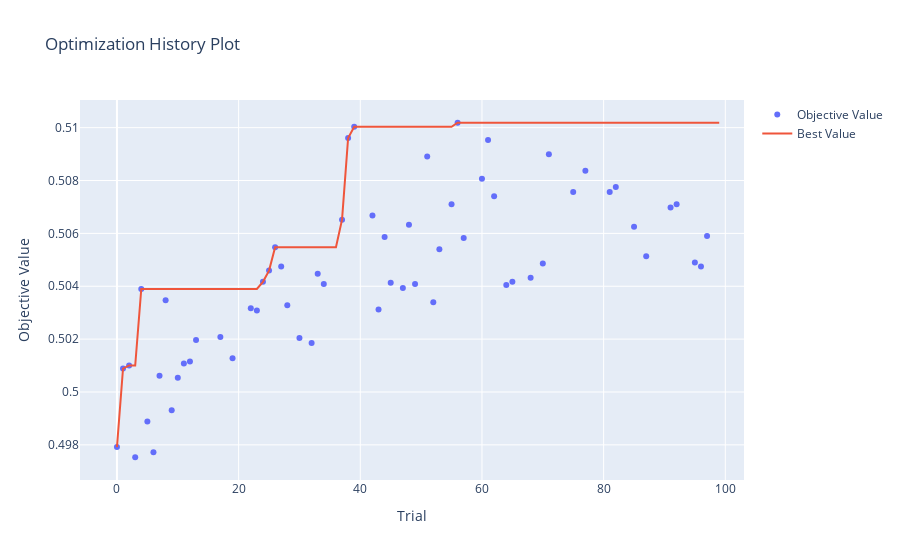
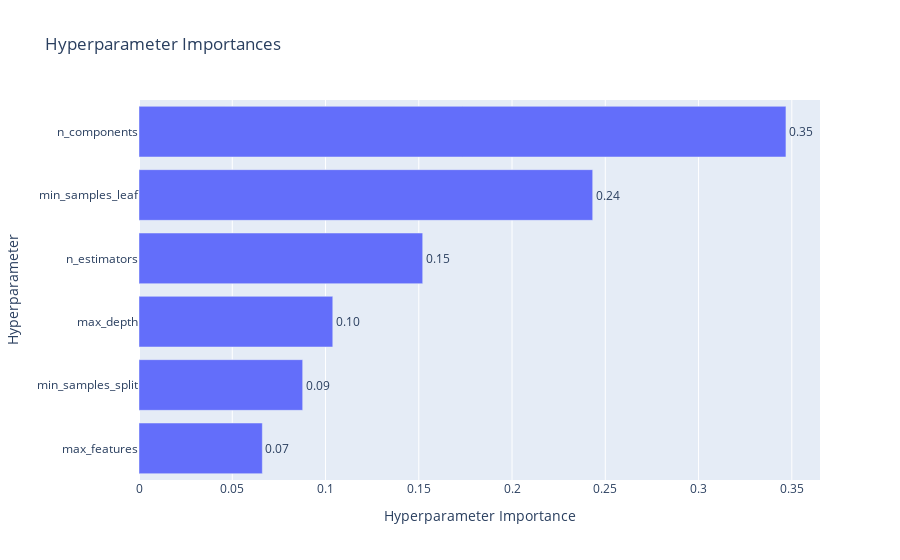
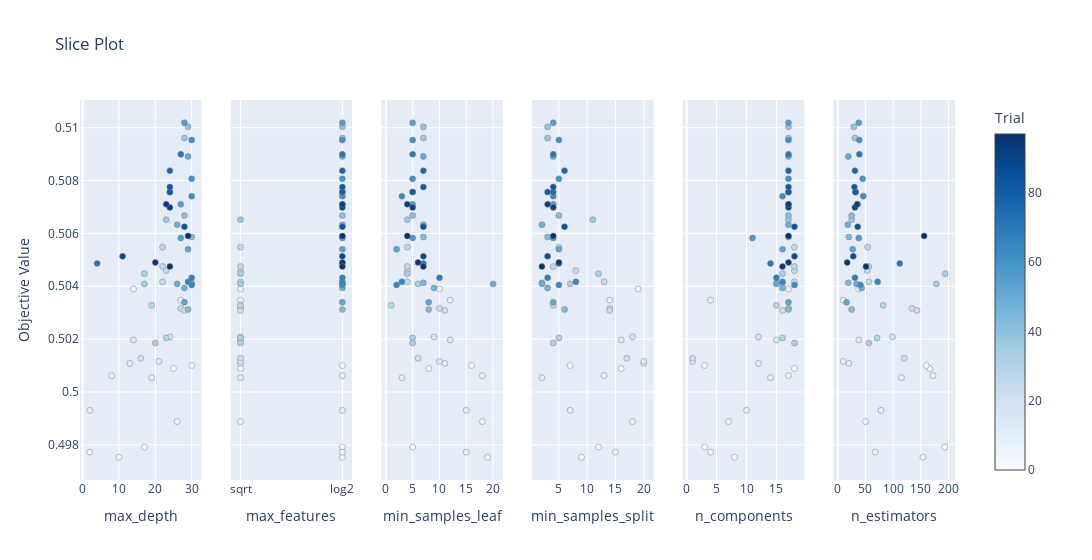

Here is the notebook cell these charts were saved with, in order:
### Code cell
import numpy as np
import joblib  # for saving the model
from sklearn.model_selection import train_test_split
from sklearn.preprocessing import StandardScaler
from sklearn.metrics import accuracy_score
from sklearn.decomposition import PCA
from sklearn.ensemble import RandomForestClassifier
import optuna
import optuna.visualization as vis

n = 18

X = np.load('Datasets/kryptonite-%s-X.npy' % (n))
y = np.load('Datasets/kryptonite-%s-y.npy' % (n))

X_train_total, X_test, y_train_total, y_test = train_test_split(X, y, test_size=0.1, random_state=42)  # 10% of all data for final model evaluation

# To hold the best model and accuracy score
best_model = None
best_accuracy = -1

def objective(trial):
    global best_model, best_scaler, best_accuracy, best_pca

    # Shuffle and split data
    X_train, X_val, y_train, y_val = train_test_split(X_train_total, y_train_total, test_size=0.8, random_state=42)

    # Feature scaling
    scaler = StandardScaler()
    X_train_scaled = scaler.fit_transform(X_train)
    X_val_scaled = scaler.transform(X_val)

    # PCA dimensionality reduction
    pca = PCA(n_components=trial.suggest_int('n_components', 1, X_train_scaled.shape[1]))
    X_train_scaled = pca.fit_transform(X_train_scaled)
    X_val_scaled = pca.transform(X_val_scaled)

    # Random Forest Classifier parameters
    classifier = RandomForestClassifier(
        n_estimators=trial.suggest_int('n_estimators', 10, 200),
        max_depth=trial.suggest_int('max_depth', 1, 30),
        min_samples_split=trial.suggest_int('min_samples_split', 2, 20),
        min_samples_leaf=trial.suggest_int('min_samples_leaf', 1, 20),
        max_features=trial.suggest_categorical('max_features', ['sqrt', 'log2']),
        random_state=42,
        n_jobs=-1
    )

    # Train the classifier
    classifier.fit(X_train_scaled, y_train)

    # Evaluate on the validation set
    y_val_pred = classifier.predict(X_val_scaled)
    val_accuracy = accuracy_score(y_val, y_val_pred)

    # Report validation accuracy for pruning
    trial.report(val_accuracy, step=0)

    # Check if the trial should be pruned
    if trial.should_prune():
        raise optuna.TrialPruned()

    # If this is the best model so far, save it
    if val_accuracy > best_accuracy:
        best_accuracy = val_accuracy
        best_model = classifier  # Update the best model
        best_scaler = scaler
        best_pca = pca
        # Save the best model
        joblib.dump(best_model, 'best_rf_model.joblib')
        print(f"New best model saved with accuracy: {best_accuracy:.4f}")

    return val_accuracy

# Create a study object with a pruner
pruner = optuna.pruners.MedianPruner(n_startup_trials=10)
study = optuna.create_study(direction="maximize", pruner=pruner)

# Optimize the objective function
study.optimize(objective, n_trials=100)

print("Best hyperparameters:", study.best_params)
print("Best value:", study.best_value)
# print("Best model saved as 'best_rf_model_dim_{n}.joblib'.")

# Optional: Visualize optimization results
vis.plot_optimization_history(study).show()
vis.plot_param_importances(study).show()
vis.plot_slice(study).show()

# Evaluate on the test set
X_test_scaled = best_scaler.transform(X_test)
X_test_scaled = best_pca.transform(X_test_scaled)
y_test_pred = best_model.predict(X_test_scaled)
test_accuracy = accuracy_score(y_test, y_test_pred)
print(f"Test Accuracy: {test_accuracy:.4f}")

### Figure 1 — Plotly figure (JSON) as saved in the notebook; plotly's stock layout.template omitted (floating-point values rounded to 4 significant figures)
{"data": [{"mode": "markers", "name": "Objective Value", "type": "scatter", "x": [0, 1, 2, 3, 4, 5, 6, 7, 8, 9, 10, 11, 12, 13, 17, 19, 22, 23, 24, 25, 26, 27, 28, 30, 32, 33, 34, 37, 38, 39, 42, 43, 44, 45, 47, 48, 49, 51, 52, 53, 55, 56, 57, 60, 61, 62, 64, 65, 68, 70, 71, 75, 77, 81, 82, 85, 87, 91, 92, 95, 96, 97], "y": [0.4979, 0.5009, 0.501, 0.4975, 0.5039, 0.4989, 0.4977, 0.5006, 0.5035, 0.4993, 0.5005, 0.5011, 0.5012, 0.502, 0.5021, 0.5013, 0.5032, 0.5031, 0.5042, 0.5046, 0.5055, 0.5047, 0.5033, 0.502, 0.5019, 0.5045, 0.5041, 0.5065, 0.5096, 0.51, 0.5067, 0.5031, 0.5059, 0.5041, 0.5039, 0.5063, 0.5041, 0.5089, 0.5034, 0.5054, 0.5071, 0.5102, 0.5058, 0.5081, 0.5095, 0.5074, 0.5041, 0.5042, 0.5043, 0.5049, 0.509, 0.5076, 0.5084, 0.5076, 0.5078, 0.5062, 0.5051, 0.507, 0.5071, 0.5049, 0.5047, 0.5059]}, {"mode": "lines", "name": "Best Value", "type": "scatter", "x": [0, 1, 2, 3, 4, 5, 6, 7, 8, 9, 10, 11, 12, 13, 14, 15, 16, 17, 18, 19, 20, 21, 22, 23, 24, 25, 26, 27, 28, 29, 30, 31, 32, 33, 34, 35, 36, 37, 38, 39, 40, 41, 42, 43, 44, 45, 46, 47, 48, 49, 50, 51, 52, 53, 54, 55, 56, 57, 58, 59, 60, 61, 62, 63, 64, 65, 66, 67, 68, 69, 70, 71, 72, 73, 74, 75, 76, 77, 78, 79, 80, 81, 82, 83, 84, 85, 86, 87, 88, 89, 90, 91, 92, 93, 94, 95, 96, 97, 98, 99], "y": [0.4979, 0.5009, 0.501, 0.501, 0.5039, 0.5039, 0.5039, 0.5039, 0.5039, 0.5039, 0.5039, 0.5039, 0.5039, 0.5039, 0.5039, 0.5039, 0.5039, 0.5039, 0.5039, 0.5039, 0.5039, 0.5039, 0.5039, 0.5039, 0.5042, 0.5046, 0.5055, 0.5055, 0.5055, 0.5055, 0.5055, 0.5055, 0.5055, 0.5055, 0.5055, 0.5055, 0.5055, 0.5065, 0.5096, 0.51, 0.51, 0.51, 0.51, 0.51, 0.51, 0.51, 0.51, 0.51, 0.51, 0.51, 0.51, 0.51, 0.51, 0.51, 0.51, 0.51, 0.5102, 0.5102, 0.5102, 0.5102, 0.5102, 0.5102, 0.5102, 0.5102, 0.5102, 0.5102, 0.5102, 0.5102, 0.5102, 0.5102, 0.5102, 0.5102, 0.5102, 0.5102, 0.5102, 0.5102, 0.5102, 0.5102, 0.5102, 0.5102, 0.5102, 0.5102, 0.5102, 0.5102, 0.5102, 0.5102, 0.5102, 0.5102, 0.5102, 0.5102, 0.5102, 0.5102, 0.5102, 0.5102, 0.5102, 0.5102, 0.5102, 0.5102, 0.5102, 0.5102]}, {"marker": {"color": "#cccccc"}, "mode": "markers", "name": "Infeasible Trial", "showlegend": false, "type": "scatter", "x": [], "y": []}], "layout": {"title": {"text": "Optimization History Plot"}, "xaxis": {"title": {"text": "Trial"}}, "yaxis": {"title": {"text": "Objective Value"}}}}

### Figure 2 — Plotly figure (JSON) as saved in the notebook; plotly's stock layout.template omitted (floating-point values rounded to 4 significant figures)
{"data": [{"cliponaxis": false, "hovertemplate": ["max_features (CategoricalDistribution): 0.06612506597412476<extra></extra>", "min_samples_split (IntDistribution): 0.08775908622224517<extra></extra>", "max_depth (IntDistribution): 0.10389381548099647<extra></extra>", "n_estimators (IntDistribution): 0.15211164037719857<extra></extra>", "min_samples_leaf (IntDistribution): 0.24324902575462531<extra></extra>", "n_components (IntDistribution): 0.34686136619080987<extra></extra>"], "name": "Objective Value", "orientation": "h", "text": ["0.07", "0.09", "0.10", "0.15", "0.24", "0.35"], "textposition": "outside", "type": "bar", "x": [0.06613, 0.08776, 0.1039, 0.1521, 0.2432, 0.3469], "y": ["max_features", "min_samples_split", "max_depth", "n_estimators", "min_samples_leaf", "n_components"]}], "layout": {"title": {"text": "Hyperparameter Importances"}, "xaxis": {"title": {"text": "Hyperparameter Importance"}}, "yaxis": {"title": {"text": "Hyperparameter"}}}}

### Figure 3 — Plotly figure (JSON) as saved in the notebook; plotly's stock layout.template omitted (floating-point values rounded to 4 significant figures)
{"data": [{"marker": {"color": [0, 1, 2, 3, 4, 5, 6, 7, 8, 9, 10, 11, 12, 13, 17, 19, 22, 23, 24, 25, 26, 27, 28, 30, 32, 33, 34, 37, 38, 39, 42, 43, 44, 45, 47, 48, 49, 51, 52, 53, 55, 56, 57, 60, 61, 62, 64, 65, 68, 70, 71, 75, 77, 81, 82, 85, 87, 91, 92, 95, 96, 97], "colorbar": {"title": {"text": "Trial"}, "x": 1, "xpad": 40}, "colorscale": [[0, "rgb(247,251,255)"], [0.125, "rgb(222,235,247)"], [0.25, "rgb(198,219,239)"], [0.375, "rgb(158,202,225)"], [0.5, "rgb(107,174,214)"], [0.625, "rgb(66,146,198)"], [0.75, "rgb(33,113,181)"], [0.875, "rgb(8,81,156)"], [1, "rgb(8,48,107)"]], "line": {"color": "Grey", "width": 0.5}, "showscale": true}, "mode": "markers", "name": "Feasible Trial", "showlegend": false, "type": "scatter", "x": [17, 25, 30, 10, 14, 26, 2, 8, 27, 2, 19, 13, 21, 14, 24, 16, 27, 28, 22, 23, 22, 22, 19, 23, 20, 17, 17, 23, 28, 29, 28, 29, 30, 30, 28, 26, 26, 29, 28, 29, 27, 28, 27, 30, 30, 30, 30, 29, 30, 4, 27, 24, 24, 24, 24, 28, 11, 24, 23, 20, 24, 29], "xaxis": "x", "y": [0.4979, 0.5009, 0.501, 0.4975, 0.5039, 0.4989, 0.4977, 0.5006, 0.5035, 0.4993, 0.5005, 0.5011, 0.5012, 0.502, 0.5021, 0.5013, 0.5032, 0.5031, 0.5042, 0.5046, 0.5055, 0.5047, 0.5033, 0.502, 0.5019, 0.5045, 0.5041, 0.5065, 0.5096, 0.51, 0.5067, 0.5031, 0.5059, 0.5041, 0.5039, 0.5063, 0.5041, 0.5089, 0.5034, 0.5054, 0.5071, 0.5102, 0.5058, 0.5081, 0.5095, 0.5074, 0.5041, 0.5042, 0.5043, 0.5049, 0.509, 0.5076, 0.5084, 0.5076, 0.5078, 0.5062, 0.5051, 0.507, 0.5071, 0.5049, 0.5047, 0.5059], "yaxis": "y"}, {"marker": {"color": [0, 1, 2, 3, 4, 5, 6, 7, 8, 9, 10, 11, 12, 13, 17, 19, 22, 23, 24, 25, 26, 27, 28, 30, 32, 33, 34, 37, 38, 39, 42, 43, 44, 45, 47, 48, 49, 51, 52, 53, 55, 56, 57, 60, 61, 62, 64, 65, 68, 70, 71, 75, 77, 81, 82, 85, 87, 91, 92, 95, 96, 97], "colorbar": {"title": {"text": "Trial"}, "x": 1, "xpad": 40}, "colorscale": [[0, "rgb(247,251,255)"], [0.125, "rgb(222,235,247)"], [0.25, "rgb(198,219,239)"], [0.375, "rgb(158,202,225)"], [0.5, "rgb(107,174,214)"], [0.625, "rgb(66,146,198)"], [0.75, "rgb(33,113,181)"], [0.875, "rgb(8,81,156)"], [1, "rgb(8,48,107)"]], "line": {"color": "Grey", "width": 0.5}, "showscale": false}, "mode": "markers", "name": "Feasible Trial", "showlegend": false, "type": "scatter", "x": ["log2", "sqrt", "log2", "log2", "sqrt", "sqrt", "log2", "log2", "sqrt", "log2", "sqrt", "sqrt", "sqrt", "sqrt", "sqrt", "sqrt", "sqrt", "sqrt", "sqrt", "sqrt", "sqrt", "sqrt", "sqrt", "sqrt", "sqrt", "sqrt", "sqrt", "sqrt", "log2", "log2", "log2", "log2", "log2", "log2", "log2", "log2", "log2", "log2", "log2", "log2", "log2", "log2", "log2", "log2", "log2", "log2", "log2", "log2", "log2", "log2", "log2", "log2", "log2", "log2", "log2", "log2", "log2", "log2", "log2", "log2", "log2", "log2"], "xaxis": "x2", "y": [0.4979, 0.5009, 0.501, 0.4975, 0.5039, 0.4989, 0.4977, 0.5006, 0.5035, 0.4993, 0.5005, 0.5011, 0.5012, 0.502, 0.5021, 0.5013, 0.5032, 0.5031, 0.5042, 0.5046, 0.5055, 0.5047, 0.5033, 0.502, 0.5019, 0.5045, 0.5041, 0.5065, 0.5096, 0.51, 0.5067, 0.5031, 0.5059, 0.5041, 0.5039, 0.5063, 0.5041, 0.5089, 0.5034, 0.5054, 0.5071, 0.5102, 0.5058, 0.5081, 0.5095, 0.5074, 0.5041, 0.5042, 0.5043, 0.5049, 0.509, 0.5076, 0.5084, 0.5076, 0.5078, 0.5062, 0.5051, 0.507, 0.5071, 0.5049, 0.5047, 0.5059], "yaxis": "y2"}, {"marker": {"color": [0, 1, 2, 3, 4, 5, 6, 7, 8, 9, 10, 11, 12, 13, 17, 19, 22, 23, 24, 25, 26, 27, 28, 30, 32, 33, 34, 37, 38, 39, 42, 43, 44, 45, 47, 48, 49, 51, 52, 53, 55, 56, 57, 60, 61, 62, 64, 65, 68, 70, 71, 75, 77, 81, 82, 85, 87, 91, 92, 95, 96, 97], "colorbar": {"title": {"text": "Trial"}, "x": 1, "xpad": 40}, "colorscale": [[0, "rgb(247,251,255)"], [0.125, "rgb(222,235,247)"], [0.25, "rgb(198,219,239)"], [0.375, "rgb(158,202,225)"], [0.5, "rgb(107,174,214)"], [0.625, "rgb(66,146,198)"], [0.75, "rgb(33,113,181)"], [0.875, "rgb(8,81,156)"], [1, "rgb(8,48,107)"]], "line": {"color": "Grey", "width": 0.5}, "showscale": false}, "mode": "markers", "name": "Feasible Trial", "showlegend": false, "type": "scatter", "x": [5, 8, 16, 19, 10, 18, 15, 18, 12, 15, 3, 11, 10, 12, 9, 6, 10, 11, 4, 4, 4, 4, 1, 5, 5, 4, 6, 4, 7, 7, 5, 8, 7, 7, 9, 7, 20, 7, 8, 2, 5, 5, 5, 5, 5, 3, 2, 3, 10, 7, 5, 5, 7, 5, 7, 7, 7, 5, 4, 6, 7, 4], "xaxis": "x3", "y": [0.4979, 0.5009, 0.501, 0.4975, 0.5039, 0.4989, 0.4977, 0.5006, 0.5035, 0.4993, 0.5005, 0.5011, 0.5012, 0.502, 0.5021, 0.5013, 0.5032, 0.5031, 0.5042, 0.5046, 0.5055, 0.5047, 0.5033, 0.502, 0.5019, 0.5045, 0.5041, 0.5065, 0.5096, 0.51, 0.5067, 0.5031, 0.5059, 0.5041, 0.5039, 0.5063, 0.5041, 0.5089, 0.5034, 0.5054, 0.5071, 0.5102, 0.5058, 0.5081, 0.5095, 0.5074, 0.5041, 0.5042, 0.5043, 0.5049, 0.509, 0.5076, 0.5084, 0.5076, 0.5078, 0.5062, 0.5051, 0.507, 0.5071, 0.5049, 0.5047, 0.5059], "yaxis": "y3"}, {"marker": {"color": [0, 1, 2, 3, 4, 5, 6, 7, 8, 9, 10, 11, 12, 13, 17, 19, 22, 23, 24, 25, 26, 27, 28, 30, 32, 33, 34, 37, 38, 39, 42, 43, 44, 45, 47, 48, 49, 51, 52, 53, 55, 56, 57, 60, 61, 62, 64, 65, 68, 70, 71, 75, 77, 81, 82, 85, 87, 91, 92, 95, 96, 97], "colorbar": {"title": {"text": "Trial"}, "x": 1, "xpad": 40}, "colorscale": [[0, "rgb(247,251,255)"], [0.125, "rgb(222,235,247)"], [0.25, "rgb(198,219,239)"], [0.375, "rgb(158,202,225)"], [0.5, "rgb(107,174,214)"], [0.625, "rgb(66,146,198)"], [0.75, "rgb(33,113,181)"], [0.875, "rgb(8,81,156)"], [1, "rgb(8,48,107)"]], "line": {"color": "Grey", "width": 0.5}, "showscale": false}, "mode": "markers", "name": "Feasible Trial", "showlegend": false, "type": "scatter", "x": [12, 16, 7, 9, 19, 18, 15, 13, 14, 7, 2, 20, 20, 16, 18, 17, 14, 14, 13, 8, 5, 4, 4, 5, 4, 12, 7, 11, 3, 3, 5, 6, 3, 2, 3, 2, 2, 4, 4, 5, 4, 4, 4, 5, 5, 4, 5, 8, 3, 5, 4, 4, 6, 3, 4, 6, 3, 4, 3, 5, 2, 4], "xaxis": "x4", "y": [0.4979, 0.5009, 0.501, 0.4975, 0.5039, 0.4989, 0.4977, 0.5006, 0.5035, 0.4993, 0.5005, 0.5011, 0.5012, 0.502, 0.5021, 0.5013, 0.5032, 0.5031, 0.5042, 0.5046, 0.5055, 0.5047, 0.5033, 0.502, 0.5019, 0.5045, 0.5041, 0.5065, 0.5096, 0.51, 0.5067, 0.5031, 0.5059, 0.5041, 0.5039, 0.5063, 0.5041, 0.5089, 0.5034, 0.5054, 0.5071, 0.5102, 0.5058, 0.5081, 0.5095, 0.5074, 0.5041, 0.5042, 0.5043, 0.5049, 0.509, 0.5076, 0.5084, 0.5076, 0.5078, 0.5062, 0.5051, 0.507, 0.5071, 0.5049, 0.5047, 0.5059], "yaxis": "y4"}, {"marker": {"color": [0, 1, 2, 3, 4, 5, 6, 7, 8, 9, 10, 11, 12, 13, 17, 19, 22, 23, 24, 25, 26, 27, 28, 30, 32, 33, 34, 37, 38, 39, 42, 43, 44, 45, 47, 48, 49, 51, 52, 53, 55, 56, 57, 60, 61, 62, 64, 65, 68, 70, 71, 75, 77, 81, 82, 85, 87, 91, 92, 95, 96, 97], "colorbar": {"title": {"text": "Trial"}, "x": 1, "xpad": 40}, "colorscale": [[0, "rgb(247,251,255)"], [0.125, "rgb(222,235,247)"], [0.25, "rgb(198,219,239)"], [0.375, "rgb(158,202,225)"], [0.5, "rgb(107,174,214)"], [0.625, "rgb(66,146,198)"], [0.75, "rgb(33,113,181)"], [0.875, "rgb(8,81,156)"], [1, "rgb(8,48,107)"]], "line": {"color": "Grey", "width": 0.5}, "showscale": false}, "mode": "markers", "name": "Feasible Trial", "showlegend": false, "type": "scatter", "x": [3, 18, 3, 8, 17, 7, 4, 17, 4, 10, 14, 12, 1, 15, 12, 1, 17, 16, 18, 18, 18, 18, 15, 16, 18, 16, 16, 17, 17, 17, 17, 17, 17, 15, 16, 17, 15, 17, 17, 16, 17, 17, 11, 17, 17, 16, 18, 16, 15, 14, 17, 17, 17, 17, 17, 18, 18, 17, 17, 17, 16, 17], "xaxis": "x5", "y": [0.4979, 0.5009, 0.501, 0.4975, 0.5039, 0.4989, 0.4977, 0.5006, 0.5035, 0.4993, 0.5005, 0.5011, 0.5012, 0.502, 0.5021, 0.5013, 0.5032, 0.5031, 0.5042, 0.5046, 0.5055, 0.5047, 0.5033, 0.502, 0.5019, 0.5045, 0.5041, 0.5065, 0.5096, 0.51, 0.5067, 0.5031, 0.5059, 0.5041, 0.5039, 0.5063, 0.5041, 0.5089, 0.5034, 0.5054, 0.5071, 0.5102, 0.5058, 0.5081, 0.5095, 0.5074, 0.5041, 0.5042, 0.5043, 0.5049, 0.509, 0.5076, 0.5084, 0.5076, 0.5078, 0.5062, 0.5051, 0.507, 0.5071, 0.5049, 0.5047, 0.5059], "yaxis": "y5"}, {"marker": {"color": [0, 1, 2, 3, 4, 5, 6, 7, 8, 9, 10, 11, 12, 13, 17, 19, 22, 23, 24, 25, 26, 27, 28, 30, 32, 33, 34, 37, 38, 39, 42, 43, 44, 45, 47, 48, 49, 51, 52, 53, 55, 56, 57, 60, 61, 62, 64, 65, 68, 70, 71, 75, 77, 81, 82, 85, 87, 91, 92, 95, 96, 97], "colorbar": {"title": {"text": "Trial"}, "x": 1, "xpad": 40}, "colorscale": [[0, "rgb(247,251,255)"], [0.125, "rgb(222,235,247)"], [0.25, "rgb(198,219,239)"], [0.375, "rgb(158,202,225)"], [0.5, "rgb(107,174,214)"], [0.625, "rgb(66,146,198)"], [0.75, "rgb(33,113,181)"], [0.875, "rgb(8,81,156)"], [1, "rgb(8,48,107)"]], "line": {"color": "Grey", "width": 0.5}, "showscale": false}, "mode": "markers", "name": "Feasible Trial", "showlegend": false, "type": "scatter", "x": [193, 166, 160, 154, 38, 50, 68, 172, 10, 78, 115, 20, 10, 38, 99, 120, 134, 143, 56, 53, 54, 56, 82, 71, 56, 194, 178, 25, 31, 29, 25, 25, 20, 19, 43, 18, 34, 19, 16, 27, 36, 38, 38, 45, 39, 46, 41, 72, 31, 112, 39, 32, 31, 32, 30, 36, 28, 31, 35, 17, 51, 156], "xaxis": "x6", "y": [0.4979, 0.5009, 0.501, 0.4975, 0.5039, 0.4989, 0.4977, 0.5006, 0.5035, 0.4993, 0.5005, 0.5011, 0.5012, 0.502, 0.5021, 0.5013, 0.5032, 0.5031, 0.5042, 0.5046, 0.5055, 0.5047, 0.5033, 0.502, 0.5019, 0.5045, 0.5041, 0.5065, 0.5096, 0.51, 0.5067, 0.5031, 0.5059, 0.5041, 0.5039, 0.5063, 0.5041, 0.5089, 0.5034, 0.5054, 0.5071, 0.5102, 0.5058, 0.5081, 0.5095, 0.5074, 0.5041, 0.5042, 0.5043, 0.5049, 0.509, 0.5076, 0.5084, 0.5076, 0.5078, 0.5062, 0.5051, 0.507, 0.5071, 0.5049, 0.5047, 0.5059], "yaxis": "y6"}], "layout": {"title": {"text": "Slice Plot"}, "width": 1800, "xaxis": {"anchor": "y", "domain": [0, 0.1389], "title": {"text": "max_depth"}}, "xaxis2": {"anchor": "y2", "categoryarray": ["sqrt", "log2"], "categoryorder": "array", "domain": [0.1722, 0.3111], "title": {"text": "max_features"}, "type": "category"}, "xaxis3": {"anchor": "y3", "domain": [0.3444, 0.4833], "title": {"text": "min_samples_leaf"}}, "xaxis4": {"anchor": "y4", "domain": [0.5167, 0.6556], "title": {"text": "min_samples_split"}}, "xaxis5": {"anchor": "y5", "domain": [0.6889, 0.8278], "title": {"text": "n_components"}}, "xaxis6": {"anchor": "y6", "domain": [0.8611, 1], "title": {"text": "n_estimators"}}, "yaxis": {"anchor": "x", "domain": [0, 1], "title": {"text": "Objective Value"}}, "yaxis2": {"anchor": "x2", "domain": [0, 1], "matches": "y", "showticklabels": false}, "yaxis3": {"anchor": "x3", "domain": [0, 1], "matches": "y", "showticklabels": false}, "yaxis4": {"anchor": "x4", "domain": [0, 1], "matches": "y", "showticklabels": false}, "yaxis5": {"anchor": "x5", "domain": [0, 1], "matches": "y", "showticklabels": false}, "yaxis6": {"anchor": "x6", "domain": [0, 1], "matches": "y", "showticklabels": false}}}
